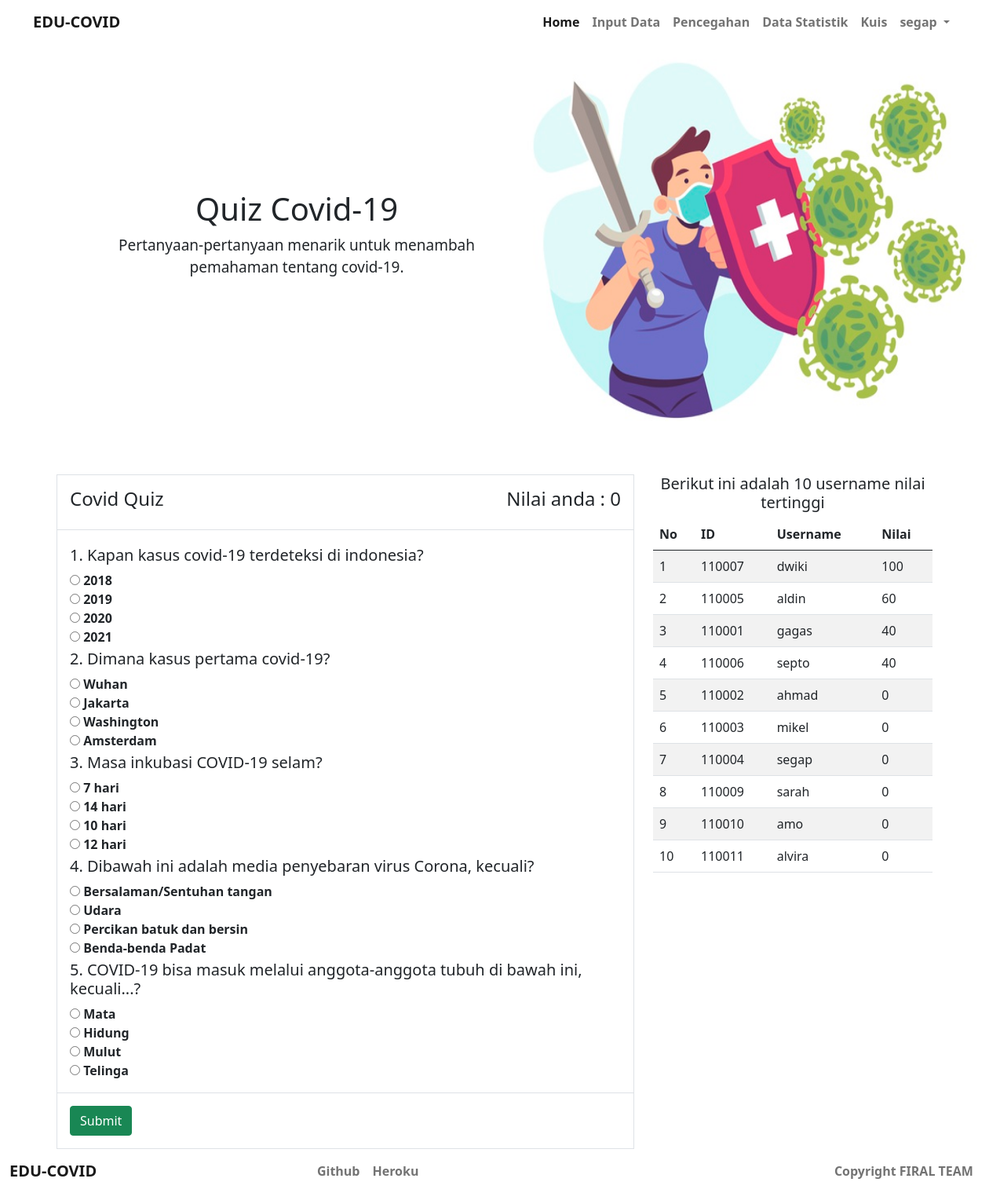
Screenshot of /kuis.php (signed in) with the database file from the repository.
### tables this page shows
CREATE TABLE `akun` (
  `id` int(11) NOT NULL,
  `username` varchar(15) NOT NULL,
  `password` varchar(30) NOT NULL,
  `email` varchar(40) NOT NULL,
  `level` varchar(10) NOT NULL,
  `id_covid_ranger` int(11) NOT NULL
);

CREATE TABLE `covid_ranger` (
  `id` int(11) NOT NULL,
  `nama_lengkap` varchar(50) NOT NULL,
  `jenis_kelamin` varchar(50) NOT NULL,
  `email` varchar(40) NOT NULL,
  `no_hp` varchar(20) NOT NULL,
  `alamat` varchar(50) NOT NULL,
  `provinsi` varchar(50) NOT NULL,
  `kota` varchar(50) NOT NULL,
  `kelurahan` varchar(50) NOT NULL,
  `kecamatan` varchar(50) NOT NULL,
  `NIK` varchar(50) NOT NULL,
  `usia` int(11) NOT NULL,
  `tempat_lahir` varchar(50) NOT NULL,
  `tanggal_lahir` varchar(50) NOT NULL,
  `kuis` int(11) NOT NULL,
  `username` varchar(30) NOT NULL
);

### config.php (called while the page is built, shortened)
<?php
	$con = mysqli_connect("localhost","root","","dpw_project");
function update_nilai_kuis($id, $nilai) {
	global $con;
	$query = mysqli_query($con, "SELECT * FROM covid_ranger where id = $id");
	$row = mysqli_fetch_array($query);
}
?>

### kuis.php (the view, shortened to what this page needs)
<?php
    require_once 'config.php';
    $id = $_SESSION['id'];
    $result = mysqli_query($con, "SELECT * FROM akun where id_covid_ranger = '$id'");
    $row = mysqli_fetch_array($result);
    $ranger = mysqli_query($con, "SELECT * FROM covid_ranger ORDER BY kuis DESC LIMIT 10");
    $nilai = 0;
        $nilai*=20;
        update_nilai_kuis($id, $nilai);
 ?>
<!doctype html>
<html lang="en">
<head>
    <link href="https://cdn.jsdelivr.net/npm/bootstrap@5.0.0-beta3/dist/css/bootstrap.min.css" rel="stylesheet"
>
    <link rel="stylesheet" href="css/style.css">
</head>
<body class="d-flex flex-column min-vh-100">
    <header>
        <nav class="navbar navbar-expand-lg navbar-light">
            <div class="container-fluid">
                <a class="navbar-brand" href="#">EDU-COVID</a>
                <div class="collapse navbar-collapse" id="navbarNavDropdown">
                    <ul class="navbar-nav ms-auto">
                      <li class="nav-item">
                        <a class="nav-link active" aria-current="page" href="index.php">Home</a>
                    </li>
                    <li class="nav-item">
                        <a class="nav-link" href="input_covid.php">Input Data</a>
                    </li>
                    <li class="nav-item">
                        <a class="nav-link" href="pencegahan.php">Pencegahan</a>
                    </li>
                    <li class="nav-item">
                        <a class="nav-link" href="statistik.php">Data Statistik</a>
                    </li>
                    <li class="nav-item">
                        <a class="nav-link" href="kuis.php">Kuis</a>
                    </li>
                    <li class="nav-item dropdown">
                        <a class="nav-link dropdown-toggle" href="#" id="navbarDropdownMenuLink" role="button"
                        data-bs-toggle="dropdown" aria-expanded="false">
                        <?= $row['username']  ?>
                    </a>
              </li>
          </ul>
      </div>
            </div>
        </nav>
    </header>
    <content>
        <div class="header-parent">
            <div class="header-child">
                <h1>Quiz Covid-19</h1>
                <p style="font-size: 19px;">Pertanyaan-pertanyaan menarik untuk menambah pemahaman tentang covid-19.</p>
            </div>
            <div class="header-child">
                <img src="img/header.jpg" alt="">
            </div>
        </div>
        <div class="container mt-5">
            <div class="d-flex row">
                <div class="col-md-8 col-lg-8">
                    <div class="border">
                        <form method="post">
                        <div class="question bg-white p-3 border-bottom">
                            <div class="d-flex flex-row justify-content-between align-items-center mcq">
                                <h4>Covid Quiz</h4>
                                <h4>Nilai anda : <?= $nilai;  ?></h4>
                            </div>
                        </div>
                        <div class="question bg-white p-3 border-bottom">
                            <div class="listpertanyaan" id="pertanyaan1">
                                <div class="d-flex flex-row align-items-center question-title">
                                    <h5 class="mt-1 ml-2">1. Kapan kasus covid-19 terdeteksi di indonesia?</h5>
                                </div>
                                <div class="ans ml-2">
                                    <label class="radio">
                                        <input id="q1-1" type="radio" name="pertanyaan1" value="2018">
                                        <span>2018</span>
                                    </label>
                                </div>
                                <div class="ans ml-2">
                                    <label class="radio">
                                        <input id="q1-2" type="radio" name="pertanyaan1" value="2019">
                                        <span>2019</span>
                                    </label>
                                </div>
                                <div class="ans ml-2">
                                    <label class="radio">
                                        <input id="q1-3" type="radio" name="pertanyaan1" value="2020">
                                        <span>2020</span>
                                    </label>
                                </div>
                                <div class="ans ml-2">
                                    <label class="radio">
                                        <input id="q1-4" type="radio" name="pertanyaan1" value="2021">
                                        <span>2021</span>
                                    </label>
                                </div>
                            </div>
                            <div class="listpertanyaan" id="pertanyaan2">
                                <div class="d-flex flex-row align-items-center question-title">
                                    <h5 class="mt-1 ml-2">2. Dimana kasus pertama covid-19?</h5>
                                </div>
                                <div class="ans ml-2">
                                    <label class="radio">
                                        <input id="q2-1" type="radio" name="pertanyaan2" value="Wuhan">
                                        <span>Wuhan</span>
                                    </label>
                                </div>
                                <div class="ans ml-2">
                                    <label class="radio">
                                        <input id="q2-2" type="radio" name="pertanyaan2" value="Jakarta">
                                        <span>Jakarta</span>
                                    </label>
                                </div>
                                <div class="ans ml-2">
                                    <label class="radio">
                                        <input id="q2-3" type="radio" name="pertanyaan2" value="Washington">
                                        <span>Washington</span>
                                    </label>
                                </div>
                                <div class="ans ml-2">
                                    <label class="radio">
                                        <input id="q2-4" type="radio" name="pertanyaan2" value="Amsterdam">
                                        <span>Amsterdam</span>
                                    </label>
                                </div>
                            </div>
                            <div class="listpertanyaan" id="pertanyaan3">
                                <div class="d-flex flex-row align-items-center question-title">
                                    <h5 class="mt-1 ml-2">3. Masa inkubasi COVID-19 selam?</h5>
                                </div>
                                <div class="ans ml-2">
                                    <label class="radio">
                                        <input id="q3-1" type="radio" name="pertanyaan3" value="7 hari">
                                        <span>7 hari</span>
                                    </label>
                                </div>
                                <div class="ans ml-2">
                                    <label class="radio">
                                        <input id="q3-2" type="radio" name="pertanyaan3" value="14 hari">
                                        <span>14 hari</span>
                                    </label>
                                </div>
                                <div class="ans ml-2">
                                    <label class="radio">
                                        <input id="q3-3" type="radio" name="pertanyaan3" value="10 hari">
                                        <span>10 hari</span>
                                    </label>
                                </div>
                                <div class="ans ml-2">
                                    <label class="radio">
                                        <input id="q3-4" type="radio" name="pertanyaan3" value="12 hari">
                                        <span>12 hari</span>
                                    </label>
                                </div>
                            </div>
                            <div class="listpertanyaan" id="pertanyaan4">
                                <div class="d-flex flex-row align-items-center question-title">
                                    <h5 class="mt-1 ml-2">4. Dibawah ini adalah media penyebaran virus Corona, kecuali?
                                    </h5>
                                </div>
                                <div class="ans ml-2">
                                    <label class="radio">
                                        <input id="q4-1" type="radio" name="pertanyaan4"
                                            value="Bersalaman/Sentuhan tangan">
                                        <span>Bersalaman/Sentuhan tangan</span>
                                    </label>
                                </div>
                                <div class="ans ml-2">
                                    <label class="radio">
                                        <input id="q4-2" type="radio" name="pertanyaan4" value="Udara">
                                        <span>Udara</span>
                                    </label>
                                </div>
                                <div class="ans ml-2">
                                    <label class="radio">
                                        <input id="q4-3" type="radio" name="pertanyaan4"
                                            value="Percikan batuk dan bersin">
                                        <span>Percikan batuk dan bersin</span>
                                    </label>
                                </div>
                                <div class="ans ml-2">
                                    <label class="radio">
                                        <input id="q4-4" type="radio" name="pertanyaan4" value="Benda-benda Padat">
                                        <span>Benda-benda Padat</span>
                                    </label>
                                </div>
                            </div>
                            <div class="listpertanyaan" id="pertanyaan5">
                                <div class="d-flex flex-row align-items-center question-title">
                                    <h5 class="mt-1 ml-2">5. COVID-19 bisa masuk melalui anggota-anggota tubuh di bawah
                                        ini, kecuali...?</h5>
                                </div>
                                <div class="ans ml-2">
                                    <label class="radio">
                                        <input id="q5-1" type="radio" name="pertanyaan5" value="Mata">
                                        <span>Mata</span>
                                    </label>
                                </div>
                                <div class="ans ml-2">
                                    <label class="radio">
                                        <input id="q5-2" type="radio" name="pertanyaan5" value="Hidung">
                                        <span>Hidung</span>
                                    </label>
                                </div>
                                <div class="ans ml-2">
                                    <label class="radio">
                                        <input id="q5-3" type="radio" name="pertanyaan5" value="Mulut">
                                        <span>Mulut</span>
                                    </label>
                                </div>
                                <div class="ans ml-2">
                                    <label class="radio">
                                        <input id="q5-4" type="radio" name="pertanyaan5" value="Telinga">
                                        <span>Telinga</span>
                                    </label>
                                </div>
                            </div>
                        </div>
                        <div class="d-flex flex-row justify-content-between align-items-center p-3 bg-white">
                            <button class="btn btn-primary border-success align-items-center btn-success" type="submit" name="quiz" >Submit<i class="fa fa-angle-right ml-2"></i></button>
                        </div>
                    </form>
                    </div>
                </div>
                <div class="col-md-4 col-lg-4">
                    <h5  class="text-center">Berikut ini adalah 10 username nilai tertinggi</h5>
                    <table class="table table-striped">
                      <thead>
                        <tr>
                          <th scope="col">No</th>
                          <th scope="col">ID</th>
                          <th scope="col">Username</th>
                          <th scope="col">Nilai</th>
                      </tr>
                  </thead>
                  <tbody>
                    <?php $no = 1; ?>
                    <?php foreach($ranger as $row) : ?>
                                            <tr>
                                                <td><?= $no;$no++; ?></td>
                                                <td><?= $row["id"] ?></td>
                                                <td><?= $row["username"] ?></td>
                                                <td><?= $row["kuis"] ?></td>
                    </tr>
                    <?php endforeach; ?>
                  </tbody>
          </table>
      </div>
            </div>
        </div>
    </content>
    <footer class="mt-auto">
        <nav class="navbar navbar-expand-lg navbar-light">
            <div class="container-fluid">
                <a class="navbar-brand" href="#">EDU-COVID</a>
                <div class="navbar-nav m-auto">
                    <a class="nav-link" aria-current="page" href="#">Github</a>
                    <a class="nav-link" href="#">Heroku</a>
                </div>
                <div class="navbar-nav ms-auto">
                    <a class="nav-link" aria-current="page" href="#">Copyright FIRAL TEAM</a>
                </div>
            </div>
        </nav>
    </footer>
</body>
</html>

### css/style.css (style rules this page uses)
body { box-sizing: border-box; }
header { padding: 0 30px; }
.header-parent { display: flex; justify-content: center; align-items: center; width: 100%; text-align: center; }
.header-child { width: 40%; }
.header-child img { width: 650px; height: 500px; }
.container .row { margin-top:20px; }
.container-fluid a { font-weight: bold; }
label { font-weight: bold; }
input, button { border-radius: 10px; }
footer { margin-top: 30px; }

### rows the page displays
akun: username "segap"
covid_ranger: id "110007", username "dwiki", kuis "100"
covid_ranger: id "110005", username "aldin", kuis "60"
covid_ranger: id "110001", username "gagas", kuis "40"
covid_ranger: id "110006", username "septo", kuis "40"
covid_ranger: id "110002", username "ahmad", kuis "0"
covid_ranger: id "110003", username "mikel", kuis "0"
covid_ranger: id "110004", username "segap", kuis "0"
covid_ranger: id "110009", username "sarah", kuis "0"
covid_ranger: id "110010", username "amo", kuis "0"
covid_ranger: id "110011", username "alvira", kuis "0"

### other values shown
$nilai "0"
